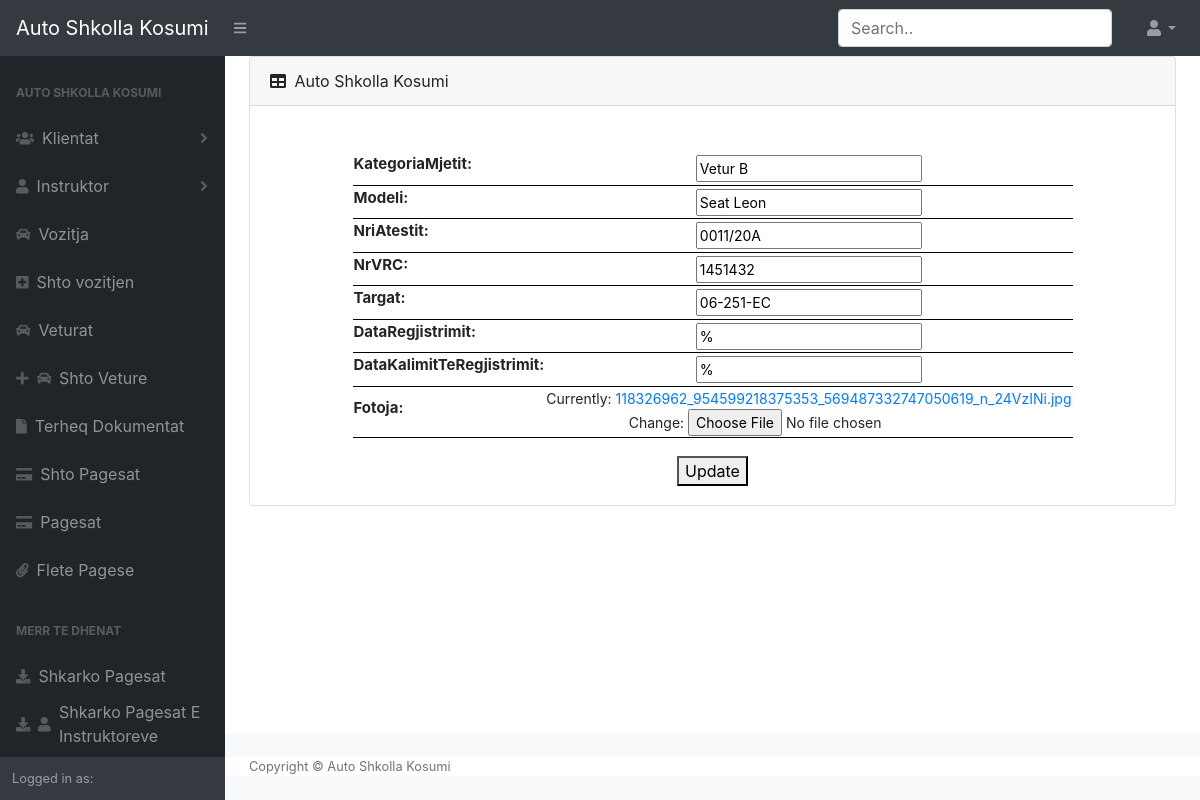
The app's page /vetura/1/ with its own data.
### Kosumi/models.py (models this page shows, shortened)
class Veturat(models.Model):
    KategoriaMjetit = models.CharField(max_length=10)
    Modeli = models.CharField(max_length=50)
    NriAtestit = models.CharField(max_length=50)
    NrVRC = models.IntegerField()
    targat = models.CharField(max_length=50)
    dataRegjistrimit = models.DateField()
    dataKalimitTeRegjistrimit = models.DateField()
    fotoja = models.ImageField(null=True)

### Kosumi/views.py (the view)
# urls.py: path("vetura/<int:pk>/", veturatEdit.as_view(), name="vetura"),
class veturatEdit(UpdateView):
    model = Veturat
    template_name = "home/editVetura.html"
    fields = '__all__'

### Kosumi/templates/home/editVetura.html (shortened to what this page needs)
{% extends 'home/Base.html' %}
{% block content %}
{% load widget_tweaks %}
<body class="sb-nav-fixed">
    <div class="card mb-4">
        <div class="card-header">
            <i class="fas fa-table mr-1"></i>
            Auto Shkolla Kosumi
        </div>
        <div style="padding-top: 5%;">
            <center>
                <form method="post" enctype="multipart/form-data">
                    <table style="font-size:15px;">{{ form.as_table }}</table>
                    <button type="submit" style="margin: 2%;">Update</button>
                </form>
            </center>
        </div>
    </div>
</body>
{% endblock %}

### Kosumi/templates/home/Base.html (style rules this page uses)
th { cursor: pointer; background-color: coral; font-size: 16px; border-bottom: 1px solid black; }
td { font-size: 16px; background-color: lightblue; border-bottom: 1px solid black; height: 10px; }
button { margin-top: 2%; }
input { autocomplete="off"; }

### Kosumi/templates/home/editVetura.html (style rules this page uses)
th { cursor: pointer; background-color: transparent; font-size: 15px; }
td { font-size: 14px; background-color: transparent; text-align: center; }

### records on screen
Veturat: KategoriaMjetit "Vetur B", Modeli "Seat Leon", NriAtestit "0011/20A", NrVRC "1451432", targat "06-251-EC", dataRegjistrimit "%", dataKalimitTeRegjistrimit "%"
